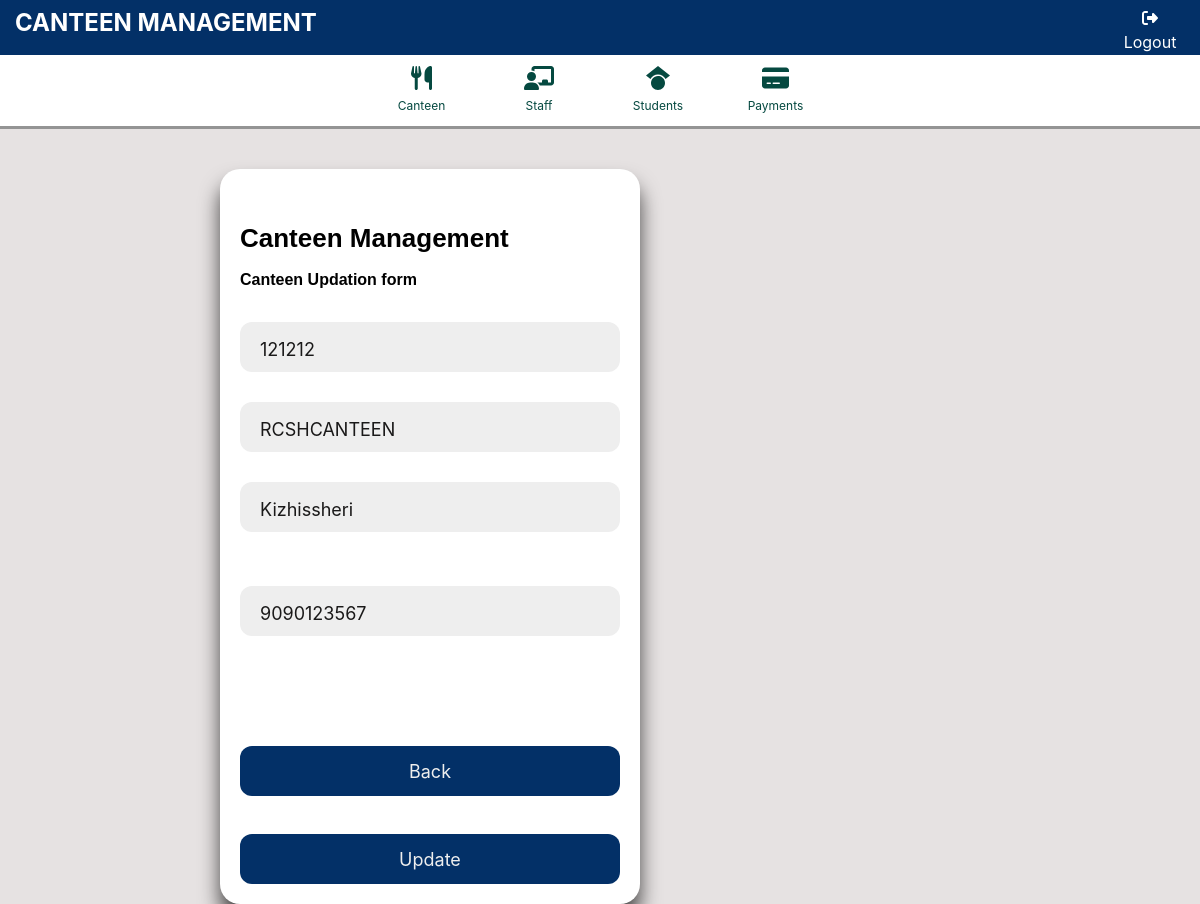
Page /canteen/1/update/ on the committed database.
### appcanteen3/models.py (models this page shows, shortened)
class CanteenProfile(models.Model):
    USER_TYPE_CANTEEN = 'canteen'
    user = models.OneToOneField(CustomUser, on_delete=models.CASCADE)
    user_type = models.CharField(max_length=50, default=USER_TYPE_CANTEEN)
    canteen_id = models.CharField(max_length=20, default='',null=True,blank=True)
    canteen_name = models.CharField(max_length=50, default='',null=True,blank=True)
    canteen_place = models.CharField(max_length=50, default='',null=True,blank=True)
    status = models.CharField(max_length=20,default='ACTIVE',null=True,blank=True)
    is_active =models.BooleanField(default=True,null=True,blank=True)
    created_at =models.DateTimeField(auto_now_add=True,null=True,blank=True)
    updates_at =models.DateTimeField(auto_now=True,null=True,blank=True)

class CustomUser(AbstractUser):
    otp=models.CharField(max_length=20,null=True,blank=True)
    phoneno=models.CharField(max_length=20,null=True,blank=True)
    status = models.CharField(max_length=20,null=True,default='ACTIVE',blank=True)
    is_active =models.BooleanField(default=True,null=True,blank=True)
    created_at =models.DateTimeField(auto_now_add=True,null=True,blank=True)
    updates_at =models.DateTimeField(auto_now=True,null=True,blank=True)

### appcanteen3/views.py (the view, shortened to what this page needs)
# urls.py: path('canteen/<int:pk>/update/', CanteenUpdateView.as_view(), name='canteen_update'),
class CanteenUpdateView(UpdateView):
    model = CanteenProfile
    template_name = 'canteen_update.html'
    form_class = CanteenProfileFormUpdate
    success_url = reverse_lazy('admin_canteen')

### appcanteen3/forms.py (shortened to what this page needs)
class CanteenProfileFormUpdate(forms.ModelForm):
    custom_phoneno = forms.CharField(max_length=20, required=True)
    class Meta:
        model = CanteenProfile
        fields = ['canteen_id','canteen_name', 'canteen_place']

### templates/canteen_update.html (shortened to what this page needs)
{% extends "base.html" %}
{% block content %}
{% load static %}
<form method="post" id="update-form">
        <div class="form1" >
            <div class="title">Canteen Management</div>
            <div class="subtitle">Canteen Updation form</div>
            <div class="input-container  ">
              <input placeholder="Canteen Id" type="text" class="input" id="canteen_id" name="canteen_id"  value="{{ form.instance.canteen_id }}" required>
            </div>
            <div class="input-container  ">
              <input placeholder="Canteen Name" type="text" class="input" name="canteen_name"  value="{{ form.instance.canteen_name }}" required>
            </div>
            <div class="input-container ic">
              <input placeholder="Place" type="text" class="input" name="canteen_place"  value="{{ form.instance.canteen_place }}" required>
            </div>
            <br>
                        <div class="input-container  ">
                <input placeholder="Phone No" type="text" class="input" id="custom_phoneno" name="{{ form.custom_phoneno.name }}" value="{{ form.instance.user.phoneno}}">
              </div>
        <br>
        <br>
        <br>
            <a href="{% url 'admin_canteen' %}"><button class="submit" type="button">Back</button></a>
            <button class="submit" id=submit-btn" type="submit">Update</button>
          </div>
    </form>
{% endblock %}

### templates/canteen_update.html (style rules this page uses)
body { display: flex; justify-content: center; background-color: #e6e2e2; }
.form1 { margin-top: 169px; margin-right: 560px; background-color: #fff; border-radius: 20px; box-sizing: border-box; height:auto; padding: 20px; width: 420px; box-shadow: 0 15px 20px rgba(0, 0, 0, 0.7); }
.title { color: #000; font-family: sans-serif; font-size: 26px; font-weight: 600; margin-top: 30px; }
.subtitle { color: #000; font-family: sans-serif; font-size: 16px; font-weight: 600; margin-top: 10px; }
.input-container { height: 50px; position: relative; width: 100%; margin-top: 30px; }
.input { background-color: #eee; border-radius: 12px; border: 0; box-sizing: border-box; color: #1a1919; font-size: 18px; height: 100%; outline: 0; padding: 4px 20px 0; width: 100%; }
.submit { border-radius: 0.25rem; transition: color .15s ease-in-out,background-color .15s ease-in-out,border-color .15s ease-in-out,box-shadow .15s ease-in-out; border-color: #007bff; background-color: #033067; border-radius: 12px; border: 0; box-sizing: border-box; color: #eee; cursor: pointer; font-size: 18px; height: 50px; margin-top: 38px; text-align: center; width: 100%; }

### rows in the picture
CanteenProfile: canteen_id "121212", canteen_name "RCSHCANTEEN", canteen_place "Kizhissheri", custom_phoneno "9090123567"
